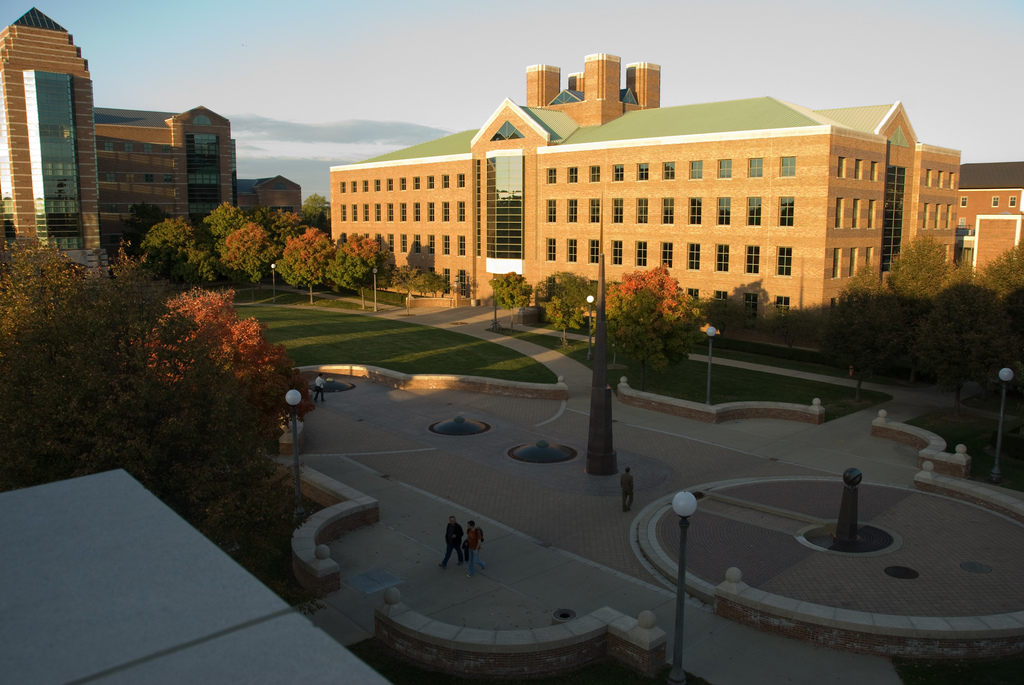
%> input picture CSL.jpg, 1024 x 685 px
$ octave Single_view_metrology.m   (GNU Octave 9; MATLAB toolbox functions it lacks are replaced by stand-ins)
%> lines starting %> are read from the running program, lines starting %| are printed output that depends on the picture
input = imread('CSL.jpg', 'jpg');
%> input is the input picture: size 685x1024x3 uint8; mean R, G, B 101.3, 94.2, 78.9

% [5 lines of commented-out code are left out]


vp_z = [-205 213 1]
vp_x = [1295 222 1]
vp_y = [428 4683 1]
%vp_y = [550 4683 1]

figure();
imagesc(input);
hold on;
plot(vp_x(1), vp_x(2), 'r*');
plot(vp_y(1), vp_y(2), 'r*');
plot(vp_z(1), vp_z(2), 'r*');
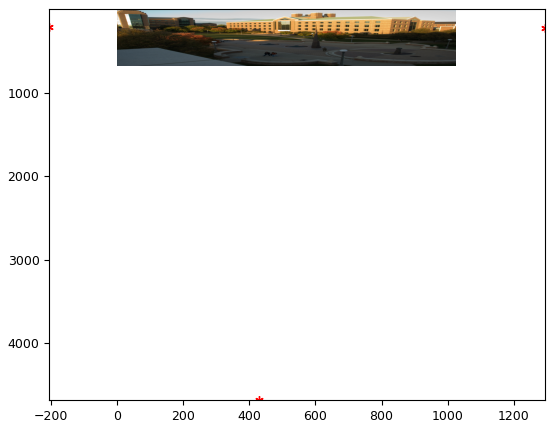
%> figure redrawn from the program's plot data

figure();
imagesc(input);
hold on;
plot([vp_z(1) vp_x(1)], [vp_z(2) vp_x(2)]);
axis image;
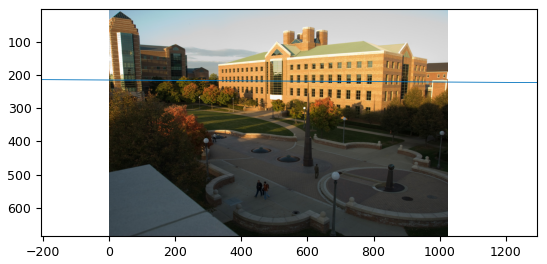
%> figure redrawn from the program's plot data

horizon = real(cross(vp_z', vp_x'));

length = sqrt(horizon(1)^2 + horizon(2)^2);
horizon = horizon/length;

%camera calibration
syms u v;
%> (this line was passed over: syms is not available in this run)
%> (the run ends here)
